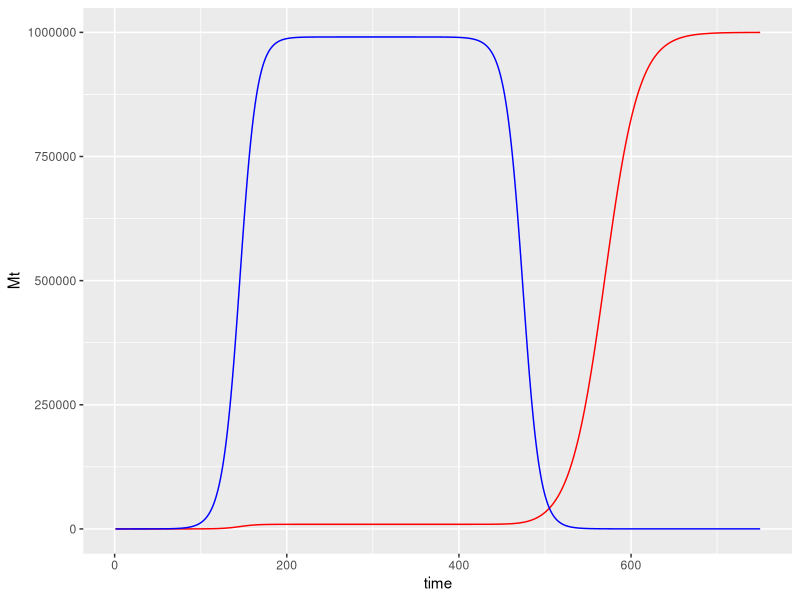

This figure's R source: (Note: this script raises an error after producing the figure.)
#Exercise 10
#Population Model to investigate evolution of drug resistance in tumors
#Jake Fry and Mariana Suarez

#Initialize Variables
rN = 0.1 #normal cell daily growth rate
rM = 0.1 #mutant cell daily growth rate
K = 1000000 #carrying capacity
timesteps=750 #time (in days)
med_added = FALSE #bool to indicate if drug has been added
first_mutant = FALSE #bool to indicate if the mutant has been added

#Create Vectors (filled with 0s)
Nt=numeric(length=timesteps)
Mt=numeric(length=timesteps)

#Initialize first values
Nt[1] = 1 #Need to start at 1 for base population
Mt[1] = 0

#Populate Nt and Mt vectors
for(t in 1:(timesteps-1)){
  #Growth Equations
  Nt[t+1] <- Nt[t]+(rN*Nt[t]) * (1-((Nt[t]+Mt[t])/K))
  Mt[t+1] <- Mt[t]+(rM*Mt[t]) * (1-((Nt[t]+Mt[t])/K))
  
  #When normal count reaches 100, add a mutant cell
  if (Nt[t+1]>=100 && first_mutant != TRUE){
    Mt[t+1]=1
    first_mutant = TRUE
  }
  
  #Assume reach equilibrium at time 300 days
  if (t==300 && med_added!=TRUE){
    #Change the rates to be that appropriate to the new growth rates when drug is applied
    rN = -.1
    rM = 0.05
    med_added = TRUE
  }
}

#Create dataframe
normalPopu<-data.frame(time=1:length(Nt),Nt=Nt)
mutantPopu<-data.frame(time=1:length(Mt),Mt=Mt)

#Plot
library(ggplot2)
simPlot <- ggplot()+geom_line(data=mutantPopu,aes(x=time,y=Mt),col='red')+geom_line(data=normalPopu,aes(x=time,y=Nt),col='blue')
simPlot <- sim +labs(y="Number of Cells",x="Time (days)",title="Cell Population Simulation") 
simPlot
